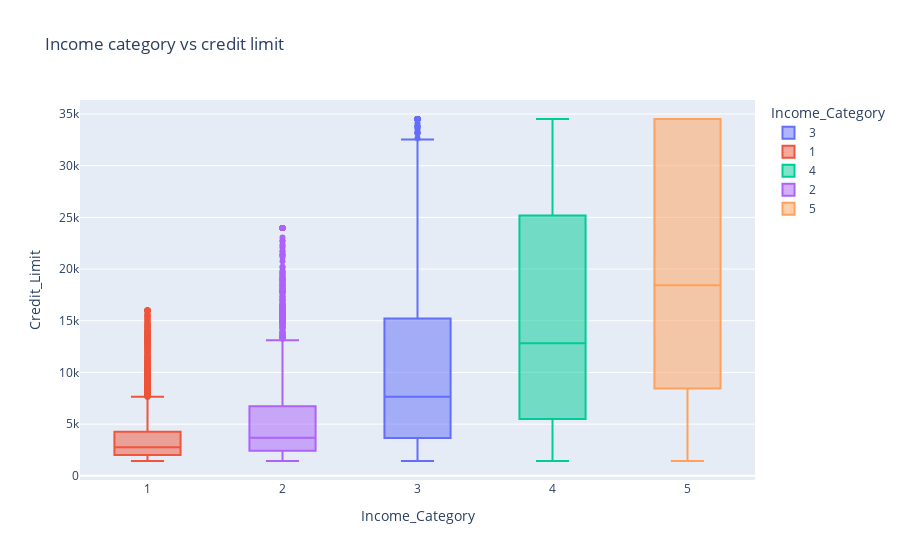

Notebook code for this chart:
### Code cell
dfscatter=df[df['Income_Category']!='Unknown']
incomelevel={"Less than $40K":1,"$40K - $60K":2, "$60K - $80K":3,"$80K - $120K":4,"$120K +":5}
dfscatter['Income_Category']=dfscatter['Income_Category'].replace(incomelevel)
scatter=px.box(dfscatter,x='Income_Category',y='Credit_Limit',color='Income_Category',title = 'Income category vs credit limit')
scatter.show()
# It shows that the credit limit is highly correlated with the income category (Increasing value going from the lowest to highest category)

### Figure 1 — Plotly figure (JSON) as saved in the notebook; plotly's stock layout.template omitted (floating-point values rounded to 4 significant figures; data arrays with more than 128 entries replaced by an {"elided": "..."} marker saying what was removed)
{"data": [{"alignmentgroup": "True", "hovertemplate": "Income_Category=%{x}<br>Credit_Limit=%{y}<extra></extra>", "legendgroup": "3", "marker": {"color": "#636efa"}, "name": "3", "notched": false, "offsetgroup": "3", "orientation": "v", "showlegend": true, "type": "box", "x": {"elided": "1402 int values"}, "x0": " ", "xaxis": "x", "y": {"elided": "1402 float values"}, "y0": " ", "yaxis": "y"}, {"alignmentgroup": "True", "hovertemplate": "Income_Category=%{x}<br>Credit_Limit=%{y}<extra></extra>", "legendgroup": "1", "marker": {"color": "#EF553B"}, "name": "1", "notched": false, "offsetgroup": "1", "orientation": "v", "showlegend": true, "type": "box", "x": {"elided": "3561 int values"}, "x0": " ", "xaxis": "x", "y": {"elided": "3561 float values"}, "y0": " ", "yaxis": "y"}, {"alignmentgroup": "True", "hovertemplate": "Income_Category=%{x}<br>Credit_Limit=%{y}<extra></extra>", "legendgroup": "4", "marker": {"color": "#00cc96"}, "name": "4", "notched": false, "offsetgroup": "4", "orientation": "v", "showlegend": true, "type": "box", "x": {"elided": "1535 int values"}, "x0": " ", "xaxis": "x", "y": {"elided": "1535 float values"}, "y0": " ", "yaxis": "y"}, {"alignmentgroup": "True", "hovertemplate": "Income_Category=%{x}<br>Credit_Limit=%{y}<extra></extra>", "legendgroup": "2", "marker": {"color": "#ab63fa"}, "name": "2", "notched": false, "offsetgroup": "2", "orientation": "v", "showlegend": true, "type": "box", "x": {"elided": "1790 int values"}, "x0": " ", "xaxis": "x", "y": {"elided": "1790 float values"}, "y0": " ", "yaxis": "y"}, {"alignmentgroup": "True", "hovertemplate": "Income_Category=%{x}<br>Credit_Limit=%{y}<extra></extra>", "legendgroup": "5", "marker": {"color": "#FFA15A"}, "name": "5", "notched": false, "offsetgroup": "5", "orientation": "v", "showlegend": true, "type": "box", "x": {"elided": "727 int values"}, "x0": " ", "xaxis": "x", "y": {"elided": "727 float values"}, "y0": " ", "yaxis": "y"}], "layout": {"boxmode": "overlay", "legend": {"title": {"text": "Income_Category"}, "tracegroupgap": 0}, "title": {"text": "Income category vs credit limit"}, "xaxis": {"anchor": "y", "categoryarray": [3, 1, 4, 2, 5], "categoryorder": "array", "domain": [0, 1], "title": {"text": "Income_Category"}}, "yaxis": {"anchor": "x", "domain": [0, 1], "title": {"text": "Credit_Limit"}}}}
